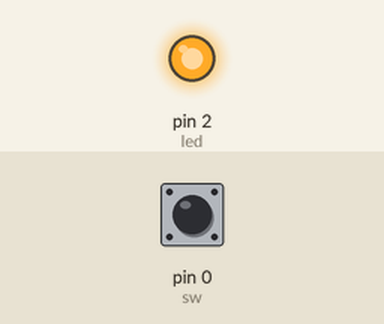
The program below on a simulated MicroPython board. Parts: output pins drawn as LEDs (lit = HIGH). Inputs (shaded band) come from the test bench; at power-on: pin 0 (sw) HIGH. Web requests get an empty 200 reply after 0.4 s.

Above: at 1.2 s.
1.3 s: pin 0 (sw) pulled LOW for 0.15 s
At 2.7 s:
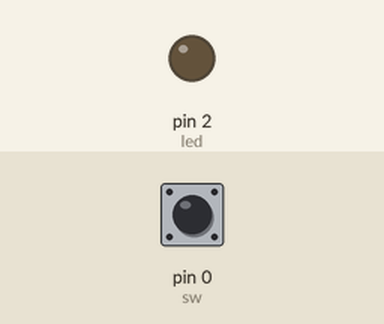
Timing chart, 0 to 4.3 s (numbered marks = the images above; inputs shaded):
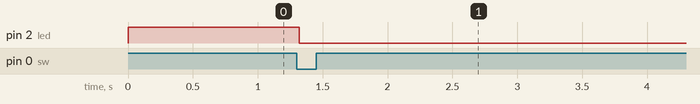

Measured:
- after the input at 1.3 s, pin 2 (led): HIGH → LOW at once

The program:

bot_sw.py
```python
import time
from machine import Pin
import urequests as req

led = Pin(2, Pin.OUT, value=1)
sw = Pin(0, Pin.IN)

apiURL = '{url}?key={key}&id={id}'.format(
    url='https://你的伺服器網址/btn',
    key='zzzzz',
    id='wash_dish'
)

while True:
    if sw.value() == 0:
        time.sleep_ms(20)
        led.value(0)
        req.get(apiURL)  # 連結到LINE伺服器網址
        while sw.value() == 0:
            pass
```
